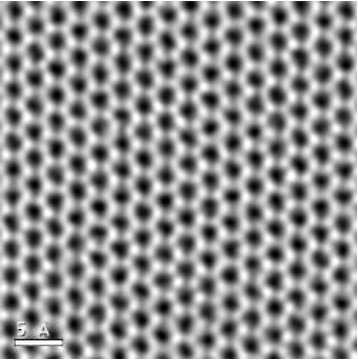
#> input picture TEM imaging project/TEM3.jpg, 358 x 360 px
$ python checking.py
#> lines starting #> are read from the running program, lines starting #| are printed output that depends on the picture
import cv2
import numpy as np
import matplotlib.pyplot as plt

# Function to read the XYZ file and extract atomic positions
def read_xyz(file_path):
    coordinates = []
    with open(file_path, "r") as f:
        lines = f.readlines()[2:]  # Skip the header lines
        for line in lines:
            parts = line.split()
            x, y = float(parts[1]), float(parts[2])
            coordinates.append((x, y))

    return coordinates

# Function to overlay atomic positions on the original TEM image
def overlay_atoms_on_image(image_path, xyz_file):
    # Load the original image
#> called with image_path = 'TEM3.jpg', xyz_file = 'graphene.txt'
    image = cv2.imread(image_path, cv2.IMREAD_GRAYSCALE)
#> image is the input picture: shape (360, 358); min 0, max 255, mean 142.8

    # Read atomic positions from the XYZ file
    coordinates = read_xyz(xyz_file)
#> (reads TEM imaging project/graphene.txt from the repository)

    # Convert the image to RGB for plotting (matplotlib requires RGB for color)
    image_rgb = cv2.cvtColor(image, cv2.COLOR_GRAY2RGB)

    # Plotting using matplotlib
    plt.figure(figsize=(10, 10))
    plt.imshow(image_rgb, cmap='gray', origin='upper')  # Display the original image

    # Extract x and y coordinates of the atoms
    x_coords, y_coords = zip(*coordinates)

    # Overlay atomic positions (dots) on the image
    plt.scatter(x_coords, y_coords, color='red', s=7)  # Red dots for atomic positions

    # Display the combined image
    plt.title('Overlay of Atomic Positions on TEM Image')
    plt.axis('off')  # Turn off axis
    plt.show()
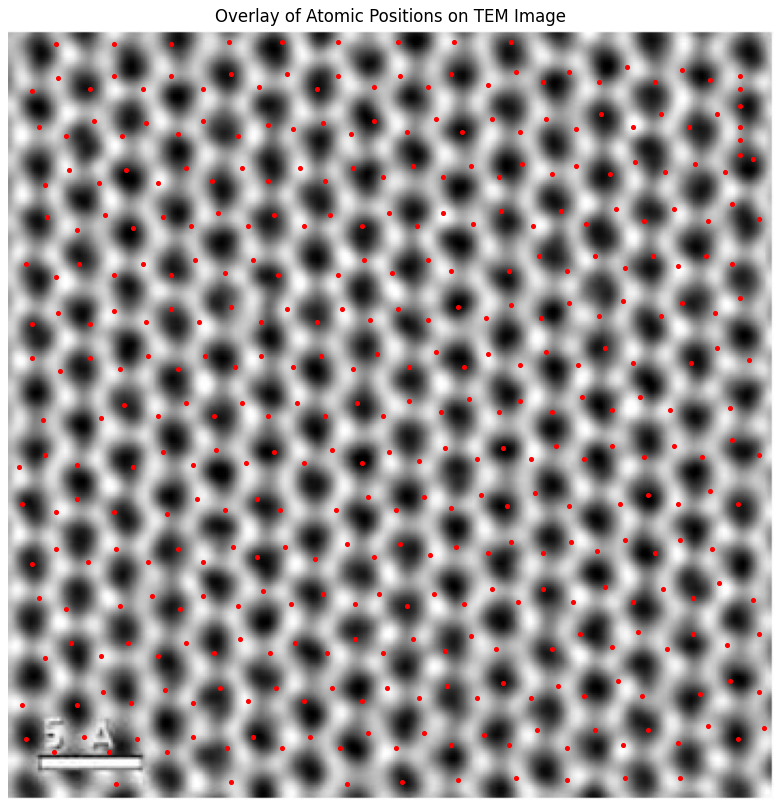
#> figure drawn by matplotlib, 1 panel

# Example usage
overlay_atoms_on_image("TEM3.jpg", "graphene.txt")
